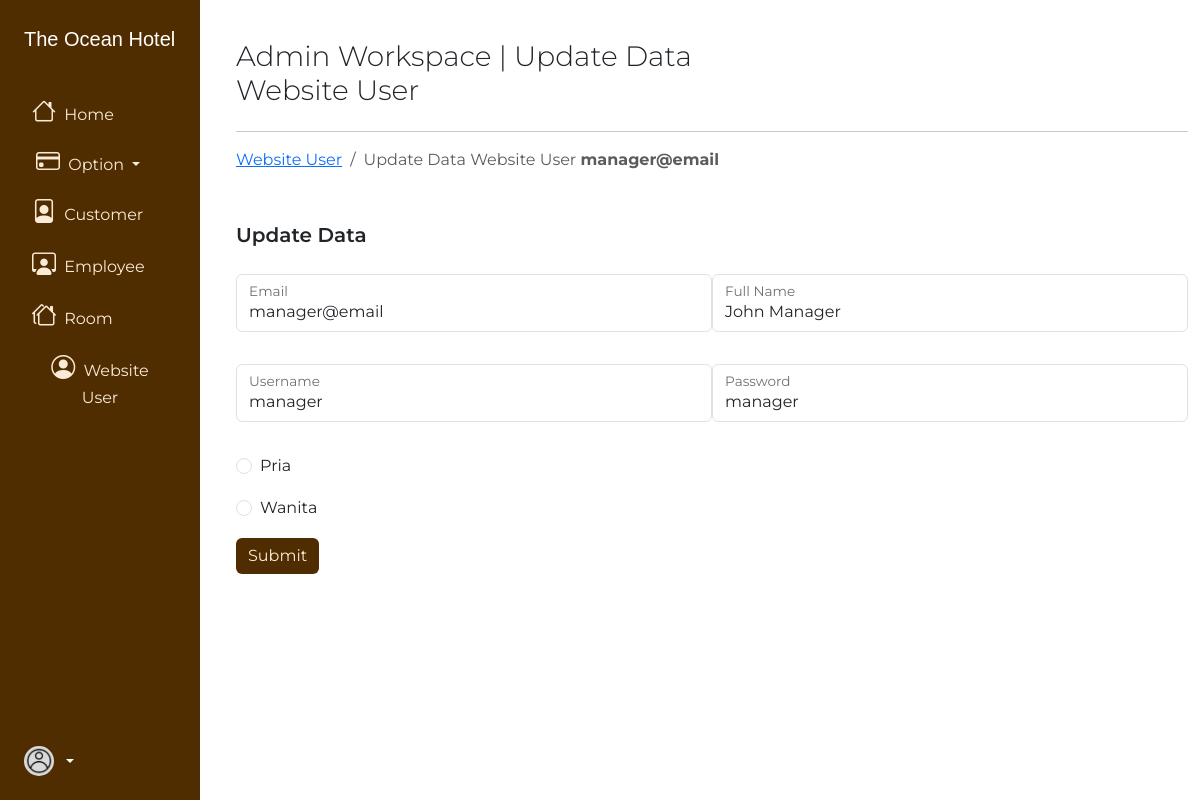
/manager/update_user.php?email=manager@email, run on the app's committed database.
### tables this page shows
CREATE TABLE `user` (
  `email` varchar(50) NOT NULL,
  `fullname` varchar(50) NOT NULL,
  `username` varchar(50) NOT NULL,
  `pwd` varchar(50) NOT NULL,
  `gender` enum('Male','Female') NOT NULL,
  `AccessLevel` int(1) NOT NULL DEFAULT 3
);

### manager/update_user.php (the view, shortened to what this page needs)
<?php
$em = $_GET['email'];
?>
<!doctype html>
<html lang="en">
  <head>
    <link rel="stylesheet" href="../css/style.css">
    <link rel="stylesheet" href="https://cdn.jsdelivr.net/npm/bootstrap-icons@1.10.3/font/bootstrap-icons.css">
    <link href="https://cdn.jsdelivr.net/npm/bootstrap@5.3.0-alpha1/dist/css/bootstrap.min.css" rel="stylesheet">
  </head>
  <body>
	<div>
    <div class="row flex-nowrap gap-4">
      <div class="col-auto col-md-3 col-xl-2 px-sm-2 px-0 text-primary" style="background-color: #4f2d01;">
        <div class="d-flex flex-column align-items-center align-items-sm-start px-3 pt-4 gap-3 text-white min-vh-100">
          <a href="index.php" class="d-flex align-items-center pb-3 mb-md-0 me-md-auto text-white text-decoration-none">
            <span class="fs-5 d-none d-sm-inline font-leyton">The Ocean Hotel</span>
          </a>
          <ul class="nav nav-pills flex-column mb-sm-auto mb-0 align-items-center align-items-sm-start font-montserrat" id="menu">
            <li class="nav-item">
              <a class="nav-link align-middle p-2 btn btn-dark btn-md active" href="index.php" aria-current="page">
                <i class="bi bi-house fs-4"></i>
                <span class="ms-1 d-none d-sm-inline">Home</span>
              </a>
            </li>
            <li class="nav-item">
              <div class="dropdown">
                <a class="btn btn-dark btn-md dropdown-toggle" href="#" role="button" data-bs-toggle="dropdown" aria-expanded="false">
                  <i class="fs-4 bi bi-credit-card"></i>
                  <span class="ms-1 d-none d-sm-inline">Option</span>
                </a>
              </div>
            </li>
            <li class="nav-item">
              <a href="show_pengunjung.php" class="nav-link align-middle p-2 btn btn-dark btn-md">
                <i class="fs-4 bi bi-file-person"></i>
                <span class="ms-1 d-none d-sm-inline">Customer</span>
              </a>
            </li>
            <li class="nav-item">
              <a href="show_karyawan.php" class="nav-link align-middle p-2 btn btn-dark btn-md">
                <i class="fs-4 bi bi-person-workspace"></i>
                <span class="ms-1 d-none d-sm-inline">Employee</span>
              </a>
            </li>
            <li class="nav-item">
              <a href="show_kamar.php" class="nav-link align-middle p-2 btn btn-dark btn-md">
                <i class="fs-4 bi bi-houses"></i>
                <span class="ms-1 d-none d-sm-inline">Room</span>
              </a>
            </li>
            <li class="nav-item">
              <a href="show_website_user.php" class="nav-link align-middle p-2 btn btn-dark btn-md">
                <i class="fs-4 bi bi-person-circle"></i>
                <span class="ms-1 d-none d-sm-inline">Website User</span>
              </a>
            </li>
          </ul>
          <div class="dropdown pb-4 font-montserrat">
            <a href="#" class="d-flex align-items-center text-white text-decoration-none dropdown-toggle" id="dropdownUser1" data-bs-toggle="dropdown" aria-expanded="false">
							<img src="../img/user.png" alt="hugenerd" width="30" height="30" class="rounded-circle">
            </a>
          </div>
        </div>
      </div>
			<div class="col py-3 ml-2">
				<div class="container">
          <header class="mt-4 row">
            <div class="col">
              <h3 class="fw-light font-montserrat">Admin Workspace | Update Data Website User</h3>
            </div>
            <div class="col d-flex justify-content-end align-items-center">
            </div>
          </header>
          <hr>
          <nav aria-label="breadcrumb">
            <ol class="breadcrumb font-montserrat">
              <li class="breadcrumb-item"><a href="show_website_user.php">Website User</a></li>
              <li class="breadcrumb-item active" aria-current="page">Update Data Website User <strong><?php echo $em ?></strong></li>
            </ol>
          </nav>
          <?php
          include "../koneksi.php";
          $code = $_GET['email'];
          $query = mysqli_query($koneksi, "SELECT * FROM user WHERE email = '$code'");
          $row = mysqli_fetch_array($query);
          ?>
          <main>
            <div class="mt-5 font-montserrat">
              <div class="pb-2">
                <p class="lead fw-semibold">Update Data</p>
              </div>
              <form action="update/update_process_website_user.php" method="post" class="row g-3">
                  <div class="col-md-6">
                    <div class="form-floating mb-3">
                      <input type="email" class="form-control" id="email" name="email" placeholder="name@example.com" value="<?php echo $row['email']; ?>" readonly>
                      <label for="email">Email</label>
                    </div>
                  </div>
                  <div class="col-md-6">
                    <div class="form-floating mb-3">
                      <input type="text" class="form-control" id="name" name="fullname" placeholder="name@example.com" value="<?php echo $row['fullname']; ?>">
                      <label for="nama">Full Name</label>
                    </div>
                  </div>
                  <div class="col-md-6">
                    <div class="form-floating mb-3">
                      <input type="text" class="form-control" id="id" name="username" placeholder="name@example.com" value="<?php echo $row['username']; ?>">
                      <label for="id">Username</label>
                    </div>
                  </div>
                  <div class="col-md-6">
                    <div class="form-floating mb-3">
                      <input type="text" class="form-control" id="nama" name="password" placeholder="name@example.com" value="<?php echo $row['pwd']; ?>">
                      <label for="nama">Password</label>
                    </div>
                  </div>
                  <div class="form-check">
                    <input class="form-check-input" type="radio" name="gender" id="male" value="male">
                    <label class="form-check-label" for="male">
                      Pria
                    </label>
                  </div>
                  <div class="form-check">
                    <input class="form-check-input" type="radio" name="gender" id="female" value="female">
                    <label class="form-check-label" for="female">
                      Wanita
                    </label>
                  </div>
                  <div class="col-12">
                    <button type="submit" class="btn btn-dark btn-md">Submit</button>
                  </div>
              </form>
            </div>
          </main>
				</div>
			</div>
  	</div>
	</div>
  </body>
</html>

### css/style.css (style rules this page uses)
.row { --bs-gutter-x: 0 !important; }
.font-leyton { font-family: 'leyton', sans-serif; }
.font-montserrat { font-family: 'montserrat-200', sans-serif; }
.btn-dark { background-color: rgb(79, 45, 1) !important; border: none !important; color: antiquewhite !important; }
.text-primary { --bs-text-opacity: 1; color: antiquewhite !important; }

### data on the page
user: email "manager@email", fullname "John Manager", username "manager", password "manager"

### other printed values
$em "manager@email"
